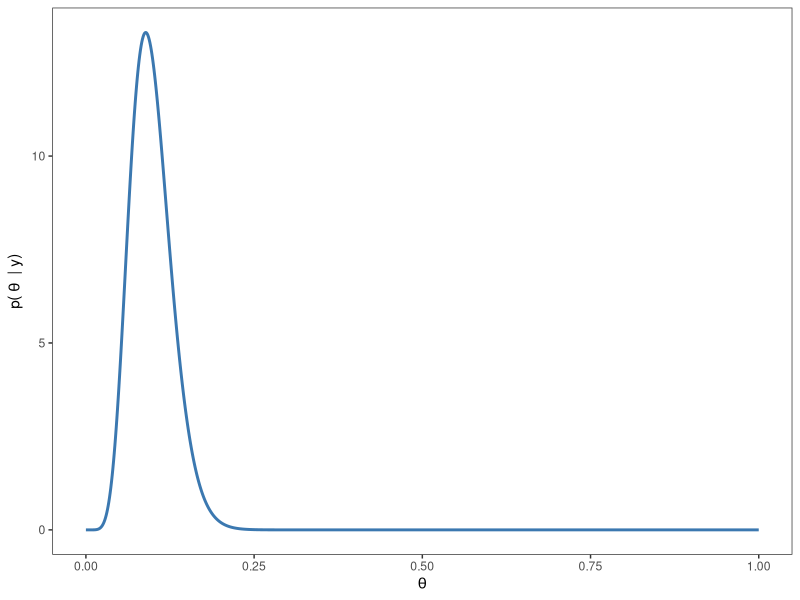
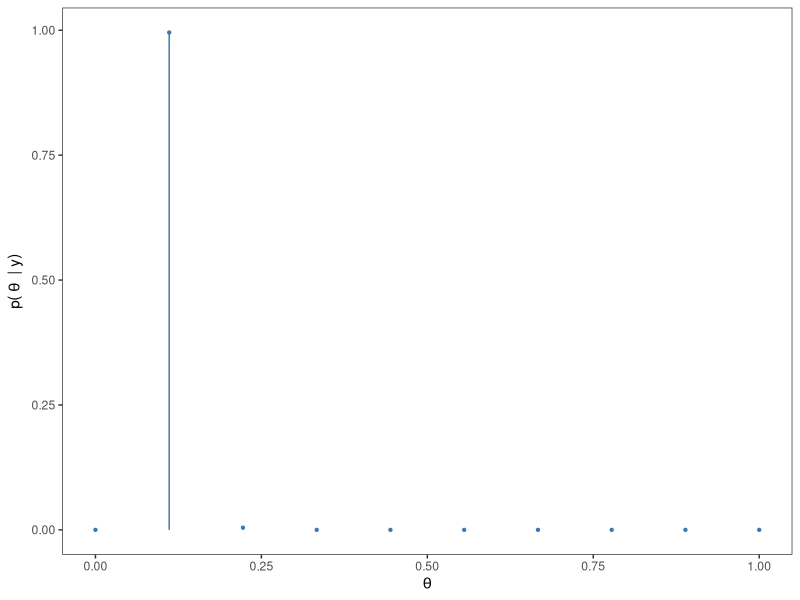
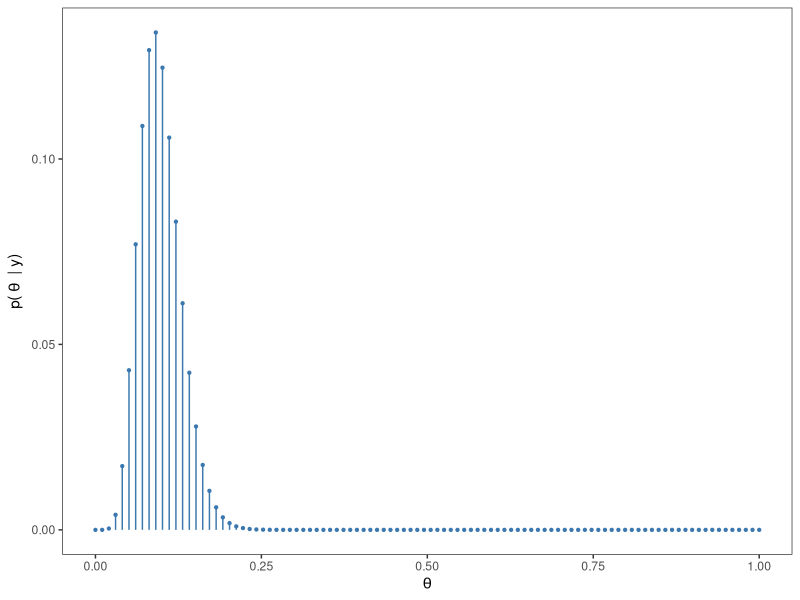

The R source for these figures, in order:
## ---- chunk 1
#| code-fold: true
#| warning: false
library(dplyr)
library(ggplot2)
custom_theme <- function() {
    theme_bw() +
    theme(
        panel.grid.minor = element_blank(),
        panel.grid.major = element_blank()
    )
}

theme_set(custom_theme())
## ---- chunk 2
n <- 80
y <- 7
a_prior <- 2
b_prior <- 10

a_post <- a_prior + y
b_post <- b_prior + n - y

crear_posterior_grilla <- function(a, b, k) {
    grid <- seq(0, 1, length.out = k)
    posterior <- dbeta(grid, a, b)
    # Se normaliza para que la altura de los bastones sume a 1
    data.frame(theta = grid, posterior = posterior / sum(posterior))
}

posterior_exacto <- data.frame(theta = seq(0, 1, length.out = 1000))
posterior_exacto$posterior <- dbeta(posterior_exacto$theta, a_post, b_post)

posterior_10 <- crear_posterior_grilla(a_post, b_post, 10)
posterior_100 <- crear_posterior_grilla(a_post, b_post, 100)
posterior_1000 <- crear_posterior_grilla(a_post, b_post, 1000)
## ---- chunk 3
#| fig-cap: Distribución _a posteriori_ exacta
ggplot(posterior_exacto) +
    geom_line(
        aes(x = theta, y = posterior),
        linewidth = 1,
        color = "#3b78b0"
    ) + 
    labs(x = expression(theta), y = expression("p(" ~ theta ~ " | y)"))
## ---- chunk 4
#| fig-cap: Distribución _a posteriori_ aproximada por grilla de 10 puntos.
ggplot(posterior_10) +
    geom_segment(
        aes(x = theta, xend = theta, y = 0, yend = posterior),
        color = "#3b78b0",
    ) +
    geom_point(
        aes(x = theta, y = posterior),
        color = "#3b78b0",
        size = 0.8,
    ) +
    labs(x = expression(theta), y = expression("p(" ~ theta ~ " | y)"))
## ---- chunk 5
#| fig-cap: Distribución _a posteriori_ aproximada por grilla de 100 puntos.
ggplot(posterior_100) +
    geom_segment(
        aes(x = theta, xend = theta, y = 0, yend = posterior),
        color = "#3b78b0",
    ) +
    geom_point(
        aes(x = theta, y = posterior),
        color = "#3b78b0",
        size = 0.8,
    ) +
    labs(x = expression(theta), y = expression("p(" ~ theta ~ " | y)"))
## ---- chunk 6
posterior_1000 |>
    summarise(
        `P(theta < 0.7)` = sum(posterior[theta < 0.7]),
        `P(theta > 0.05)` = sum(posterior[theta > 0.05]),
        `P(0.05 < theta < 0.15)` = sum(posterior[theta > 0.05 & theta < 0.15]),
    )
